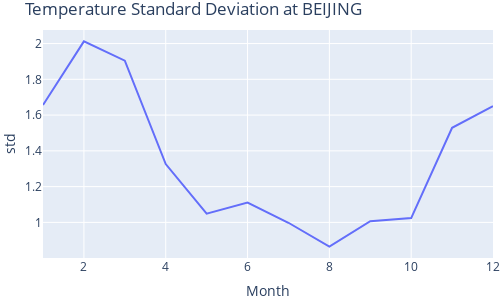

The cell this chart's notebook holds for it:
### Markdown cell above
We see from the plot below, the temprature during winter has a larger variation than during summer in Beijing.

### Code cell
std("BEIJING")

### Figure 1 — Plotly figure (JSON) as saved in the notebook; plotly's stock layout.template omitted (floating-point values rounded to 4 significant figures)
{"data": [{"hovertemplate": "Month=%{x}<br>std=%{y}<extra></extra>", "legendgroup": "", "line": {"color": "#636efa", "dash": "solid"}, "mode": "lines", "name": "", "orientation": "v", "showlegend": false, "type": "scatter", "x": [1, 2, 3, 4, 5, 6, 7, 8, 9, 10, 11, 12], "xaxis": "x", "y": [1.657, 2.012, 1.904, 1.326, 1.048, 1.111, 0.9979, 0.8646, 1.007, 1.024, 1.529, 1.65], "yaxis": "y"}], "layout": {"height": 300, "legend": {"tracegroupgap": 0}, "margin": {"b": 0, "l": 0, "r": 0, "t": 30}, "title": {"text": "Temperature Standard Deviation at BEIJING"}, "width": 500, "xaxis": {"anchor": "y", "domain": [0, 1], "title": {"text": "Month"}}, "yaxis": {"anchor": "x", "domain": [0, 1], "title": {"text": "std"}}}}
